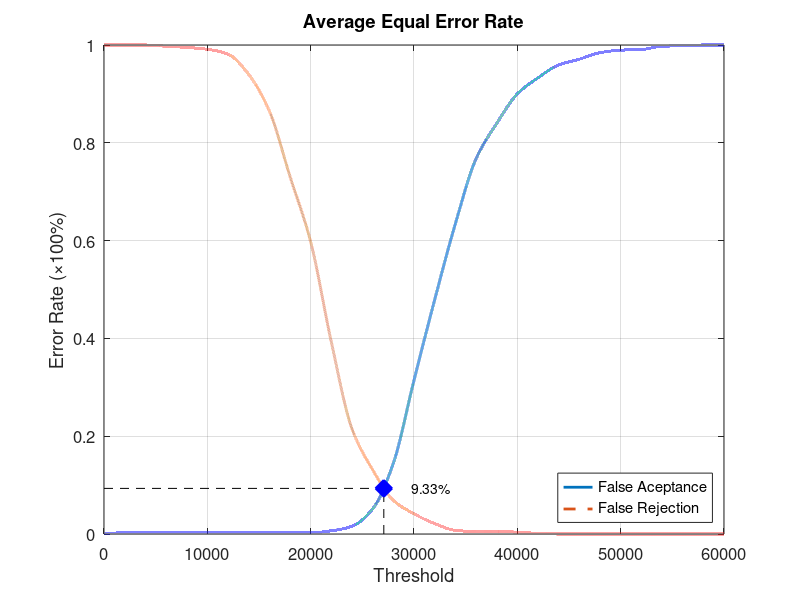
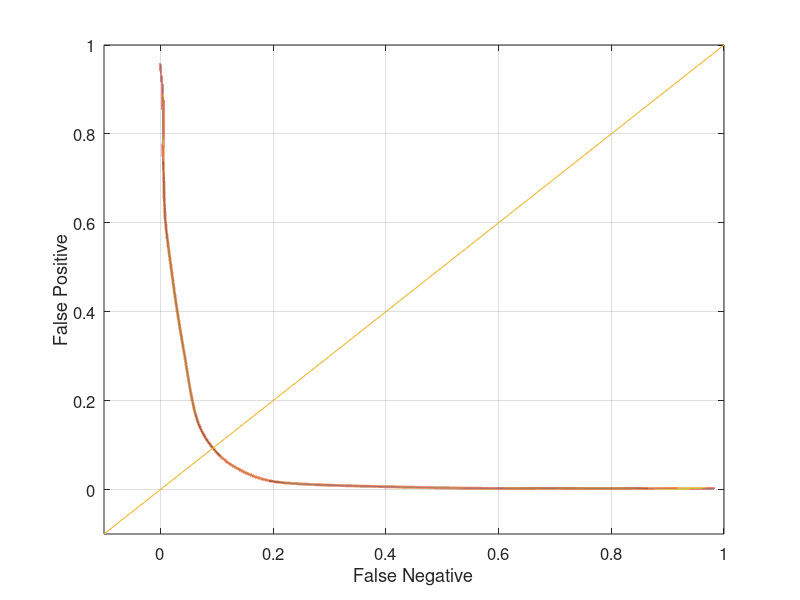

Recreate these plots in MATLAB, in order.
function yEER = Experiment4Average
close all;
clear;
clc;
x = 0:2000:60000;
xq = 0:0.5:60000;

y0 = [0 0.00263158 0.00263158 0.00263158 0.00263158 0.00263158 0.00263158 0.00263158 0.00263158 0.00263158 0.00263158 0.00657895 0.0157895 0.0513158 0.144737 0.314474 0.478947 0.634211 0.767105 0.839474 0.9 0.932895 0.959211 0.971053 0.984211 0.989474 0.990789 0.997368 0.998684 1 1];
yy0 = interp1(x, y0, xq, 'pchip');
y1 = [1 1 1 0.9975 0.995 0.99125 0.98125 0.94 0.865 0.73125 0.5975 0.3925 0.215 0.13125 0.06875 0.04125 0.02125 0.0075 0.005 0.005 0.00375 0.00125 0 0 0 0 0 0 0 0 0];
yy1 = interp1(x, y1, xq, 'pchip');

% Calculating EER: 
y2 = abs(y0 - y1);
find(y2 == min(y2))
yy2 = abs(yy0 - yy1);
xEER = find(yy2 == min(yy2));
xEERIndex = xq(xEER) % X-axis EER
yEER = yy0(xEER) % Y-axis EER

main = figure
plot(xq, yy0,'-','LineWidth', 2);	hold on
plot(xq, yy1,'--','LineWidth', 2);	hold on
plot([xEERIndex xEERIndex], [0 yEER], 'k--');	hold on
plot([0 xEERIndex], [yEER yEER], 'k--');	hold on
plot(xEERIndex, yEER, 'bx', 'LineWidth', 10);	hold on
text(xEERIndex + 10 * xEERIndex / 100, yEER, [num2str(round((10000 * yEER)) / 100) '%'])
legend('False Aceptance', 'False Rejection', 'Location', 'SouthEast')
xlabel('Threshold')
ylabel('Error Rate (\times100%)')
title('Average Equal Error Rate')
set(gca, 'FontSize', 12)
axis([0 60000 0 1])
grid on

print(main, 'Experiment4AverageMain', '-dpng');
FNRxFPR = figure('Color', [1 1 1]);
plot(yy1, yy0, '-', yy1, yy0, 'LineWidth', 2);
hold on
y = -0.1:0.1:1
plot(y, y); 
set(gca, 'FontSize', 12)
xlabel('False Negative')
ylabel('False Positive')
axis([-0.1 1 -0.1 1])
set(gca, 'FontSize', 12)
grid on

print(FNRxFPR, 'Experiment4AverageFNRxFPR','-dpng');
end
